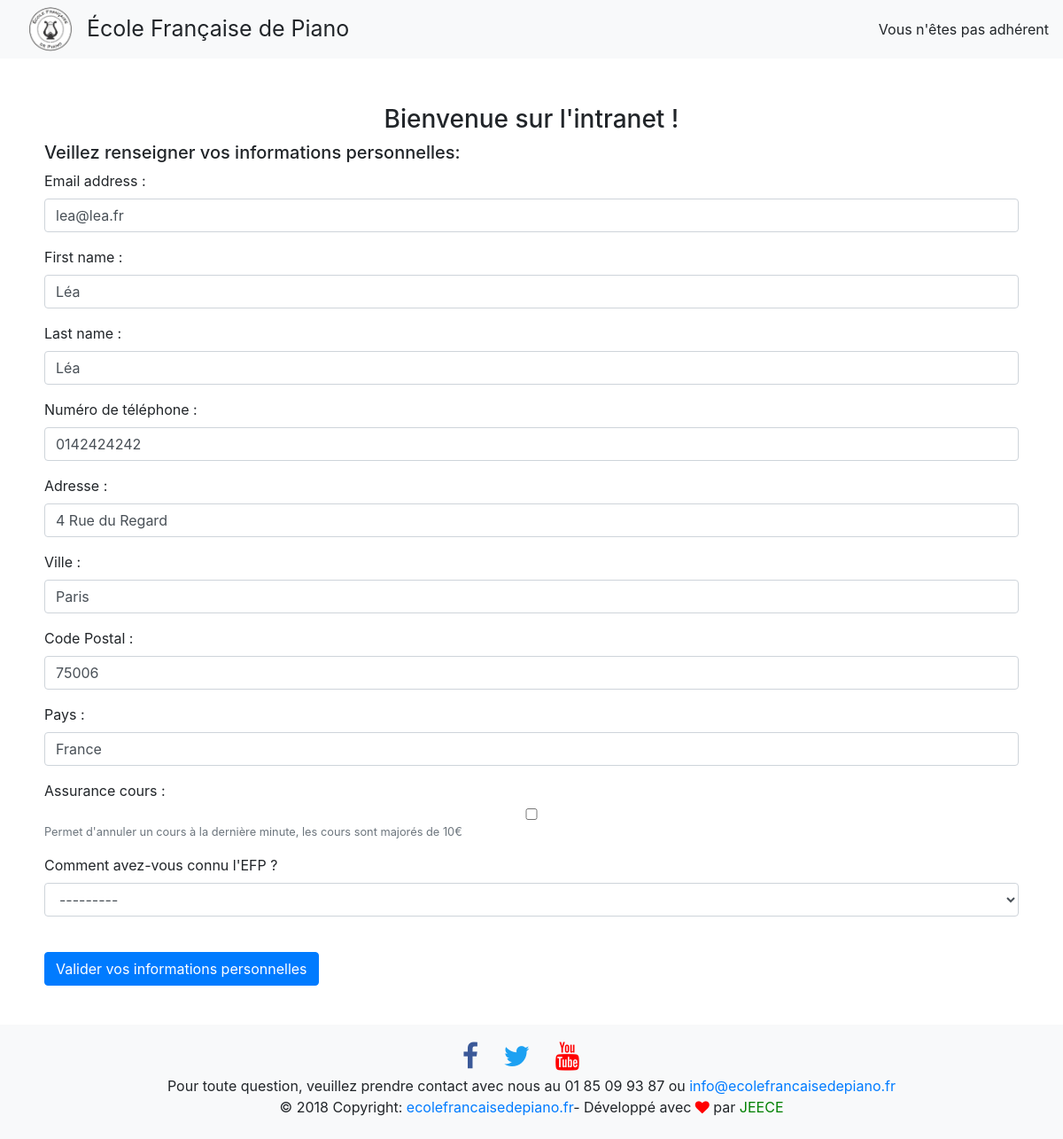
/intranet/creation_inscription (signed in), run on an earlier commit of the app's database.
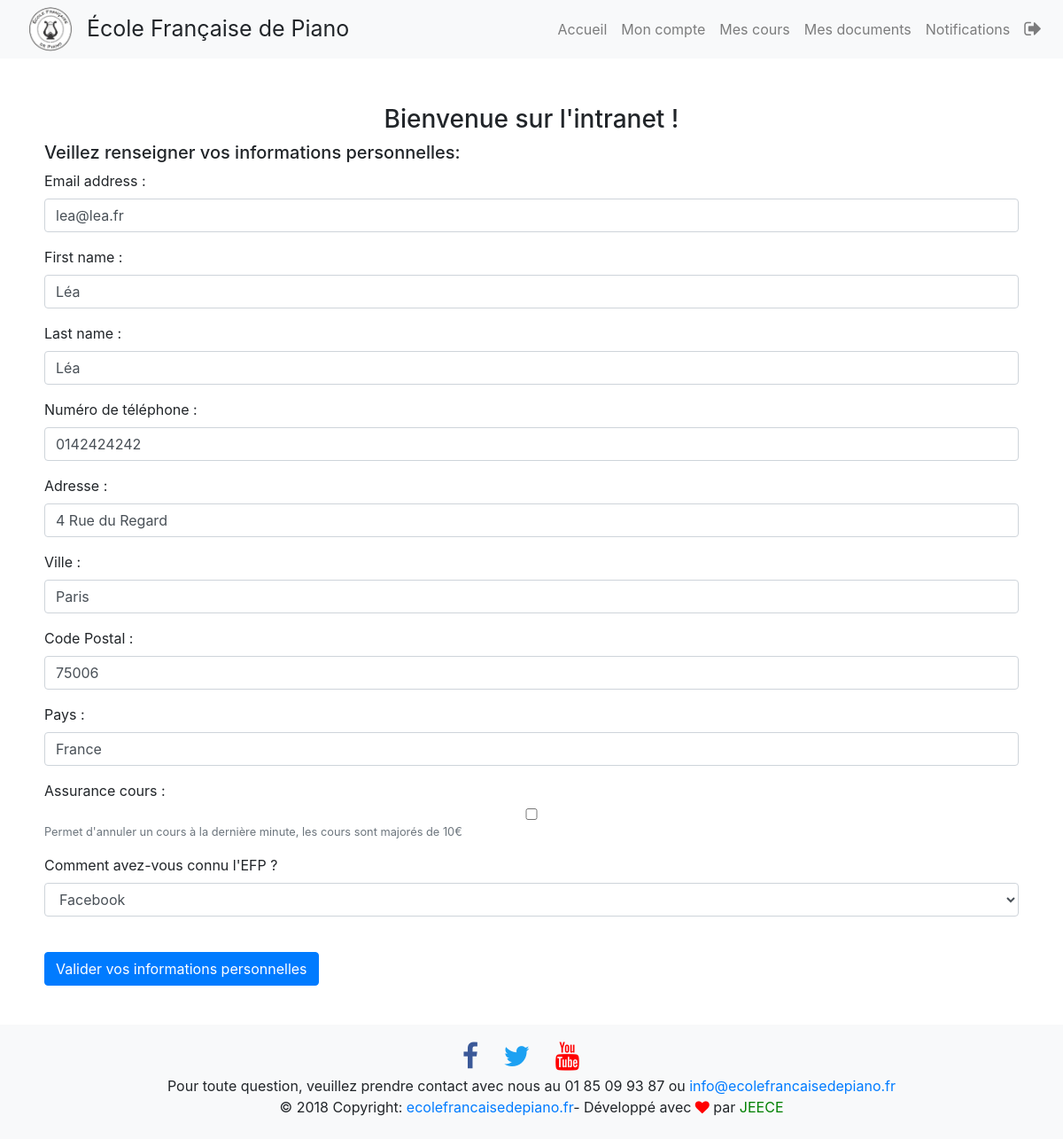
And on a later commit of the database.
### intranet/models.py (models this page shows, shortened)
class UserProfile(models.Model):
    STATS_CHOICES = (
        ('A', 'Moteur de rechercheGoogle'),
        ('B', 'Facebook'),
        ('C', 'Autre source internet'),
        ('D', 'Annuaire(pages jaunes...)'),
        ('E', 'Nebout & Hamm'),
        ('F', 'Falado'),
        ('G', 'Connaissance(famille, amis...)'),
    )
    user = models.OneToOneField(User,  on_delete=models.CASCADE)  # La liaison OneToOne vers le modèle User
    avatar = models.ImageField(null=True, blank=True, upload_to="avatars/")
    phone_regex = RegexValidator(regex=r'^(?:(?:\+|00)33|0)\s*[1-9](?:[\s.-]*\d{2}){4}$',
                                 message="Le numéro de téléphone doit suivre le format XX.XX.XX.XX.XX")
    phone_number = models.CharField(validators=[phone_regex], max_length=19, blank=True)  # validators should be a list
    address = models.CharField(max_length=60, default='')
    city = models.CharField(max_length=50, default='')
    country = models.CharField(max_length=50, default='France')
    lat = models.CharField(null=True,blank=True,default='None',max_length=50)
    lgn = models.CharField(null=True,blank=True,default='None',max_length=50)
    zip_code_regex = RegexValidator(regex=r'^(([0-8][0-9])|(9[0-5])|(2[ab]))[0-9]{3}$',
                                    message="Le Code Postal doit suivre le format DDDDD")
    zip_code = models.CharField(validators=[zip_code_regex], max_length=6, blank=True)
    is_adherent = models.BooleanField(default=False)
    siret = models.CharField(max_length=21,default='SIRET',blank=True)
    sap = models.CharField(max_length=11,default='SAP',blank=True)
    nb_facture = models.IntegerField(default=1)
    stats = models.CharField(max_length=1, choices=STATS_CHOICES,null=True,blank=True)
    is_premium = models.BooleanField(default=False,help_text="Permet d'annuler un cours à la dernière minute, les cours sont majorés de 10€")
    stripe_account_id = models.CharField(max_length=40,default="StripeAccId",blank=True,help_text='ex: acct_1D5xIp...')
    class Meta:
        verbose_name_plural = "Profils utilisateurs"
    def create_profile(sender, **kwargs):
        if kwargs['created']:
            user_profile = UserProfile.objects.create(user=kwargs['instance'])
    post_save.connect(create_profile, sender=User)

### intranet/views.py (the view)
# urls.py: path('creation_inscription', views.creation_inscription, name='creation_inscription'),
def creation_inscription(request):
    if request.method == 'POST':
        form_user = EditUserForm(request.POST, instance=request.user)
        form_profile = EditStaffProfileForm(request.POST, instance=request.user.userprofile) if request.user.is_staff else EditProfileForm(request.POST, instance=request.user.userprofile)
        if form_profile.is_valid() and form_user.is_valid():
            form_user.save()
            form_profile.save()
            messages.success(request, 'Vos informations personnelles ont bien été enregistrées.')
            address = form_profile.cleaned_data["address"]
            city = form_profile.cleaned_data["city"]
            zip_code = form_profile.cleaned_data["zip_code"]
            country = form_profile.cleaned_data["country"]
            location = "%s %s %s %s" % (address, city, zip_code, country)
            r = requests.get('http://www.mapquestapi.com/geocoding/v1/address?key=7MspWFOeqU2eH72DNDg8LM6sTXKcaQmz&location=%s' % location)
            us = User.objects.get(pk=request.user.pk)
            if r.status_code == requests.codes.ok:
                data = json.loads(r.text)
                try:
                    us.userprofile.lat = data["results"][0]['locations'][0]['latLng']['lat']
                    us.userprofile.lgn = data["results"][0]['locations'][0]['latLng']['lng']
                    us.userprofile.save()
                except:
                    pass
            admin = User.objects.get(is_superuser=True)
            Notification.objects.create(to_user=admin, from_user=request.user,
                                        object="Creation du compte %s %s (%s)" % (
                                        request.user.first_name, request.user.last_name, request.user.username),
                                        text="Je viens de créer mon compte professeur!")
            if request.user.is_staff:
                return redirect('intranet:creation_condition')
            else:
                return redirect('intranet:creation_eleves')
        else:
            messages.error(request,"Le formulaire n'est pas valide")
            return redirect('intranet:creation_inscription')
    else:
        user_form = EditUserForm(instance=request.user)
        profile_form = EditStaffProfileForm(instance=request.user.userprofile) if request.user.is_staff else EditProfileForm(instance=request.user.userprofile)
    return render(request, 'intranet/creation_inscription.html', locals())

### intranet/forms.py
class EditUserForm(forms.ModelForm):
    class Meta:
        model = User
        fields = (
            'email',
            'first_name',
            'last_name'
        )

class EditProfileForm(forms.ModelForm):
    class Meta:
        model = UserProfile
        fields = (
            'phone_number',
            'address',
            'city',
            'zip_code',
            'country',
            'is_premium',
            'stats'
        )
        labels = {
            'phone_number': 'Numéro de téléphone',
            'address': 'Adresse',
            'city': 'Ville',
            'zip_code': 'Code Postal',
            'country': 'Pays',
            'is_premium': 'Assurance cours',
            'stats': 'Comment avez-vous connu l\'EFP ?'
        }

### intranet/templates/intranet/creation_inscription.html (shortened to what this page needs)
{% extends 'intranet/base.html' %}
{% block nav_bar %}
{% include 'intranet/nav_bar.html' %}
{% endblock nav_bar %}
{% block content %}
 <div class="container container_extras" >
     <h3 class="text-center mt-2"> Bienvenue sur l'intranet !</h3>
     <h5>Veillez renseigner vos informations personnelles:</h5>
     <form method="post">
         {% include 'intranet/bs4_form.html' with form=user_form %}
         {% include 'intranet/bs4_form.html' with form=profile_form %}
         <br>
        <button type="submit" class="btn btn-primary">Valider vos informations personnelles</button>
    </form>
 </div>
{% endblock content %}
{% block footer %}
{% include 'intranet/footer.html' %}
{% endblock footer %}

### intranet/templates/intranet/bs4_form.html (shortened to what this page needs)
{% load widget_tweaks %}
{% for field in form.visible_fields %}
  <div class="form-group">
    {{ field.label_tag }}
    {% if form.is_bound %}
      {% if field.errors %}
        {% render_field field class="form-control is-invalid" %}
        {% for error in field.errors %}
          <div class="invalid-feedback">
            {{ error }}
          </div>
        {% endfor %}
      {% else %}
        {% render_field field class="form-control is-valid" %}
      {% endif %}
    {% else %}
      {% render_field field class="form-control" %}
    {% endif %}
    {% if field.help_text %}
      <small class="form-text text-muted">{{ field.help_text }}</small>
    {% endif %}
  </div>
{% endfor %}

What changed in the data, as far as the page shows it:
changed UserProfile "4 Rue du Regard": is_adherent False → True (drawn); stats "---------" → "Facebook"
Also different on the page:
text no longer shown: "Vous n'êtes pas adhérent"
text now shown: "Accueil Mon compte Mes cours Mes documents Notifications"
